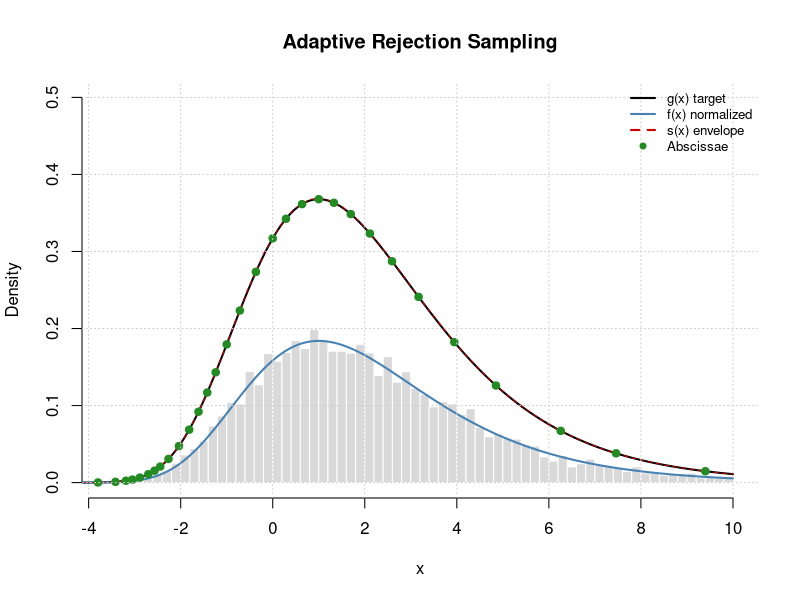
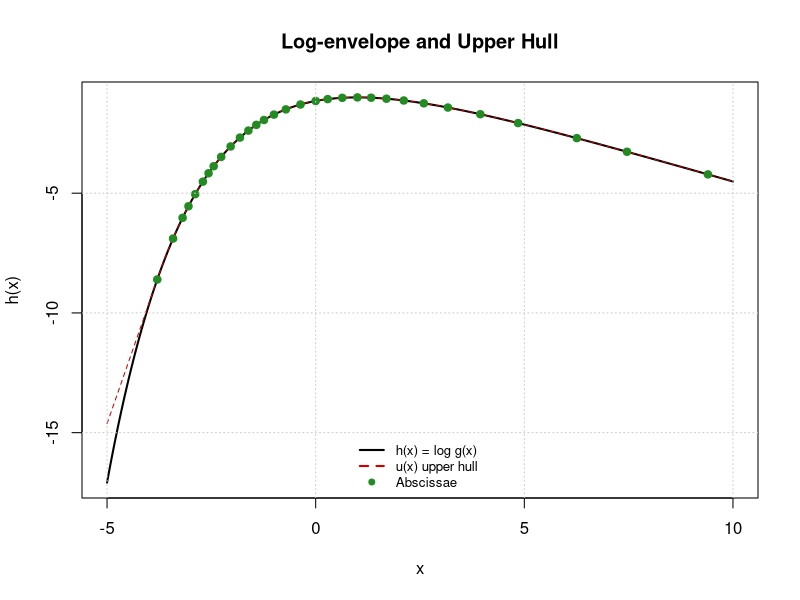

Reproduce these figures in R, in order.
# Adaptive Rejection Sampling
# (Gilks and Wild, 1992)
# Author: Cleiton Moya de Almeida

library(Deriv)

# Clear the plots, environment and console
graphics.off()
rm(list = ls())
cat("\014")

set.seed(42)

### SIMULATION PARAMETERS
# Target density - Gumbel distribution
mu <- 1
beta <- 2
f <- function(x) {
    z <- (x - mu) / beta
    (1/beta) * exp(-(z + exp(-z)))
}

# Target function (envelope, can be unormalized)
g <- function(x){
    z <- (x - mu)/beta
    exp(-(z + exp(-z)))
}

# Log of envelope function
h <- function(x){
    -((x - mu)/beta) - exp(-(x - mu)/beta)
}

hprime <- Deriv(h)

xmin <- -5       # minimum value to sample
xmax <- 10       # maximum value to sample
X <- c(-1, 0, 1) # (initial) abscissae points (global variable)
k <- length(X)   # (initial) number of points (global variable)
n <- 10000       # number of samples
tol <- 0.01      # tolerance to update the hull

# Upper hull intersection points, j=1..k-1
z_j <- function(j){
    num <- h(X[j+1]) - h(X[j]) - X[j+1]*hprime(X[j+1]) + X[j]*hprime(X[j])
    den <- hprime(X[j]) - hprime(X[j+1])
    z <- num/den
    return(z)
}

# Vector with the interception points (global variable)
Z <- xmin
Z <- c(Z, sapply(seq(1,k-1), z_j))
Z <- c(Z, xmax)

# Segment parameters (global variables)
M <- hprime(X)
B <- h(X) - M * X

# Piecewise line segments (hull for h(x))
u_k <- function(k){
    function(x) B[k]+M[k]*x
}

# Piecewise exp segments (envelope for g(x))
s_k <- function(k){
    function(x) exp(B[k]+M[k]*x)
}

# Computhe the integral exp(b + m*x) from z1 to z2
integral_exp <- function(b, m, z1, z2){
    if (abs(m) < 1e-10) {
        return(exp(b)*(z2 - z1))
    } else {
        return((exp(b)/m)*(exp(m*z2) - exp(m*z1)))
    }
}

# Compute the area and probability of each segment (global variables)
#areas <- numeric(k)
#for (i in 1:k) {
#   areas[i] <- integral_exp(B[k], M[k], Z[i], Z[i+1])
#}
areas <- mapply(integral_exp, B, M, Z[-length(Z)], Z[-1])
probs <- areas / sum(areas)
cumprobs <- cumsum(probs)

# Add a new point to the hull and update global variables
update_hull <- function(x_new) {

    # Add the new point x_new
    X <<- sort(c(X, x_new))
    k <<- length(X)

    # Upate intersections
    Z <<- xmin
    Z <<- c(Z, sapply(seq(1, k-1), z_j))
    Z <<- c(Z, xmax)

    # Update segment parameters
    M <<- hprime(X)
    B <<- h(X) - M*X

    # Update the areas
    areas <<- mapply(integral_exp, B, M, Z[-length(Z)], Z[-1])

    # Update the probability of areas
    probs <<- areas / sum(areas)
    cumprobs <<- cumsum(probs) # cumulative probablities
}


# MAIN LOOP
nit <- 0                # number of iterations
na  <- 0                # number of accepted
samples <- numeric(n)   # accepted samples

while (na < n){

    # STEP 1: Sample x* from envelope s_k(x)

    # Sample a segment
    # j <- sample(1:k, 1, prob = probs)
    j <- findInterval(runif(1), cumprobs) + 1

    # Segment parameter
    mk <- M[k]

    # Sample x*
    u_sample <- runif(1)
    if (abs(mk) < 1e-10) {
        # uniform
        x_star <- Z[j] + u_sample * (Z[j+1] - Z[j])
    } else {
        # exponential
        x_star <- (1/mk)*log(exp(mk*Z[j]) +
                              u_sample*(exp(mk*Z[j+1]) - exp(mk*Z[j])))
    }

    # STEP 2: Compute u_k(x*)
    u_x_star <- u_k(j)(x_star)

    # STEP 3: Sample w ~ Uniform(0,1)
    w <- runif(1)

    # STEP 4: Rejection test
    h_x_star <- h(x_star)
    if (w <= exp(h_x_star - u_x_star)) {
        # accept x*
        na <- na + 1
        samples[na] <- x_star
    }

    # STEP 5: Update the hull
    if (h_x_star < u_x_star - tol) {
        update_hull(x_star)
    }

    nit <- nit + 1
}

ar <- n/nit # acceptance ratio
cat("Total number of evaluations of g(x):", nit, "\n")
cat("Acceptance ratio:", n / nit, "\n")
cat("Final number of abscissae points:", k, "\n")


# %%
# Plots

# hull for h(x) and g(x) (only for plotting purpose)
x_ <- NULL
u_y <- NULL
s_y <- NULL

for (i in 1:k){
    xk <- seq(Z[i], Z[i+1], length.out = 50)
    x_ <- c(x_, xk)
    u_y <- c(u_y, sapply(xk, u_k(i)))
    s_y <- c(s_y, sapply(xk, s_k(i)))
}

#
# target function g(x), targety density f(x), envelope s(x) and abscissae X
hist(samples, breaks=50, freq = FALSE, ylim=c(0, 0.5),
     main="Adaptive Rejection Sampling",
     xlab="x",
     col=rgb(0.7, 0.7, 0.7, 0.5),
     border="white")
lines(x_, g(x_), lwd=2, col="black")
lines(x_, f(x_), lwd=2, col="steelblue")
lines(x_, s_y, col="red3", lty=2)
points(X, g(X), pch=19, col="forestgreen")
grid(col="gray80", lty="dotted")
legend("topright",
       legend=c("g(x) target", "f(x) normalized", "s(x) envelope", "Abscissae"),
       col=c("black", "steelblue", "red3", "forestgreen"),
       lwd=c(2, 2, 2, NA),
       lty=c(1, 1, 2, NA),
       pch=c(NA, NA, NA, 19),
       bty="n",
       cex=0.8)

#####
# Log-envelope h(x) = log(g(x)) and Upper huldl u(x) and abscissae X
plot(x_, h(x_), type="l", lwd=2,
     main="Log-envelope and Upper Hull",
     xlab="x",
     ylab="h(x)")
lines(x_, u_y, col="red3", lty=2)
points(X, h(X), pch=19, col="forestgreen")
grid(col="gray80", lty="dotted")
legend("bottom",
       legend=c("h(x) = log g(x)", "u(x) upper hull", "Abscissae"),
       col=c("black", "red3", "forestgreen"),
       lwd=c(2, 2, NA),
       lty=c(1, 2, NA),
       pch=c(NA, NA, 19),
       bty="n",
       cex=0.8)
